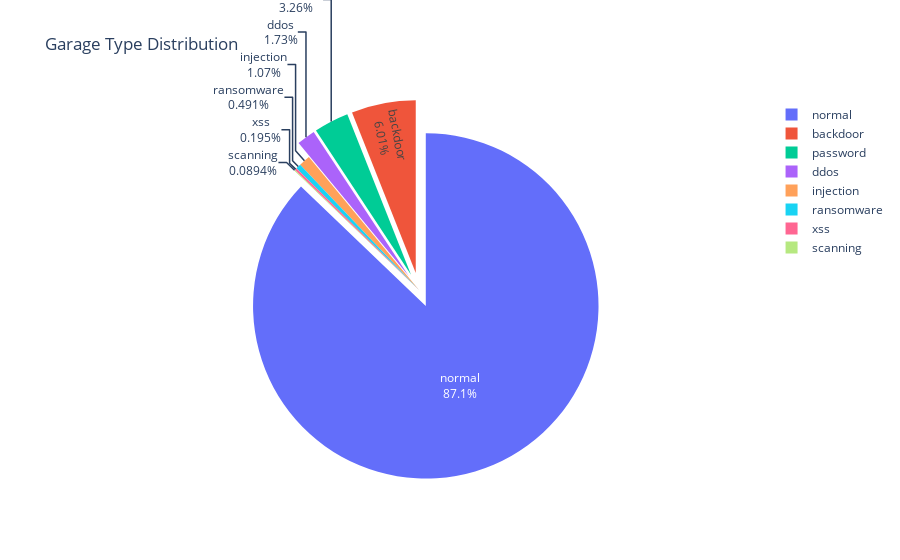

Here is the notebook cell this chart was saved with:
### Code cell
type_counts = garage_door['type'].value_counts()

fig = go.Figure(data=[go.Pie(labels=type_counts.index, values=type_counts)])
fig.update_traces(textinfo='percent+label', pull=[0.1, 0.1, 0.1, 0.1])
fig.update_layout(title='Garage Type Distribution')

fig.show()

### Figure 1 — Plotly figure (JSON) as saved in the notebook; plotly's stock layout.template omitted (floating-point values rounded to 4 significant figures)
{"data": [{"labels": ["normal", "backdoor", "password", "ddos", "injection", "ransomware", "xss", "scanning"], "pull": [0.1, 0.1, 0.1, 0.1], "textinfo": "percent+label", "type": "pie", "values": [515443, 35568, 19287, 10230, 6331, 2902, 1156, 529]}], "layout": {"title": {"text": "Garage Type Distribution"}}}
